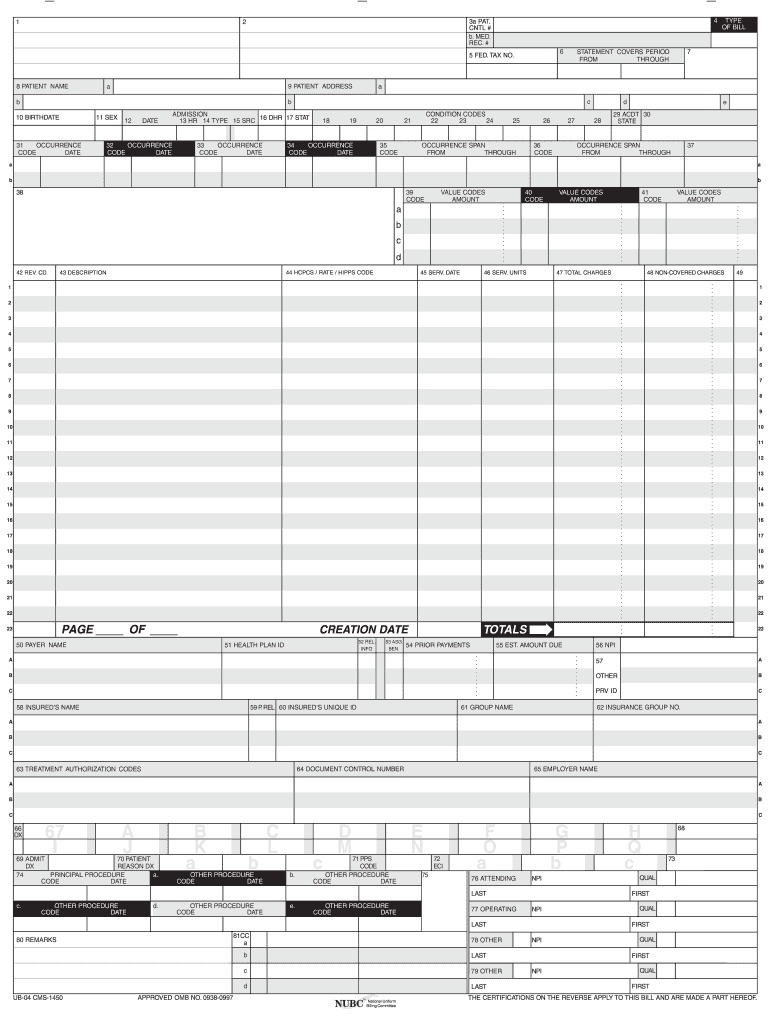
#> input picture photo_crop/ub04_form.jpeg, 770 x 1024 px
$ python crop.py
#> lines starting #> are read from the running program, lines starting #| are printed output that depends on the picture
import cv2

# open the image
image = cv2.imread('ub04_form.jpeg')
#> image is the input picture: shape (1024, 770, 3); mean B, G, R 235.2, 235.3, 234.9

#resize image
new_width = 770
new_height = 1024
image = cv2.resize(image, (new_width, new_height), interpolation=cv2.INTER_LINEAR)

# Define the cropping region
# Format: (startY:endY, startX:endX)
# Example values: x, y (top-left corner), w (width), h (height)

# Patient Info 1(field 1)
x, y, w, h = 12, 17, 240, 80
patient_info1 = image[y:h, x:w]

# Patient Info 2(field 2)
x, y, w, h = 240, 17, 465, 80
patient_info2 = image[y:h, x:w]

# Patient CNTL num (field 3a)
x, y, w, h = 493, 17, 709, 32
CNTL_num = image[y:h, x:w]

# Med Rec Num (field 3b)
x, y, w, h = 493, 30, 711, 47
med_rec_num = image[y:h, x:w]

# type of bill (field 4)
x, y, w, h = 711, 32, 755, 47
patient_info = image[y:h, x:w]

# Fed tax NO (field 5)
x, y, w, h = 466, 62, 560, 80
fed_tax_num = image[y:h, x:w]

# Statement Period (field 6)
x, y, w, h = 560, 64, 683, 77
statement_period = image[y:h, x:w]

# Patient Name (field 8)
x, y, w, h = 13, 79, 285, 108
patient_name = image[y:h, x:w]

# Patient Address (field 9)
x, y, w, h = 285, 76, 759, 108
patient_address = image[y:h, x:w]

# Patient birthdate (field 10)
x, y, w, h = 12, 125, 95, 140
patient_birthdate = image[y:h, x:w]

# Patient sex (field 11)
x, y, w, h = 95, 125, 122, 140
patient_sex = image[y:h, x:w]

# Patient Admission (field 12, 13, 14, 15)
x, y, w, h = 122, 125, 258, 139
patient_admission = image[y:h, x:w]

# Patient DHR (field 16)
x, y, w, h = 258, 125, 285, 139
patient_dhr = image[y:h, x:w]

# Patient Stat (field 17)
x, y, w, h = 286, 125, 311, 139
patient_stat = image[y:h, x:w]

# Condition Codes (fields 18-28)
x, y, w, h = 313, 125, 611, 139
condition_codes = image[y:h, x:w]

# Patient Accident state (fields 29)
x, y, w, h = 612, 125, 640, 139
Patient_accident_state = image[y:h, x:w]

# Patient Occurence (code + date) (fields 31-34)
x, y, w, h = 14, 156, 375, 186
occurance = image[y:h, x:w]

# Patient occurance Span (code, from, through) (fields 35,36)
x, y, w, h = 376, 156, 683, 186
occurance_span = image[y:h, x:w]

# Patient value codes (code, amount) (39-41)
x, y, w, h = 404, 204, 757, 263
value_codes = image[y:h, x:w]

# Patient Services (rev co, desc, HCPCS/RATE, serv date, serv units, total charges, non covered charges) (fields 42-48)
x, y, w, h = 14, 281, 733, 619
patient_services = image[y:h, x:w]
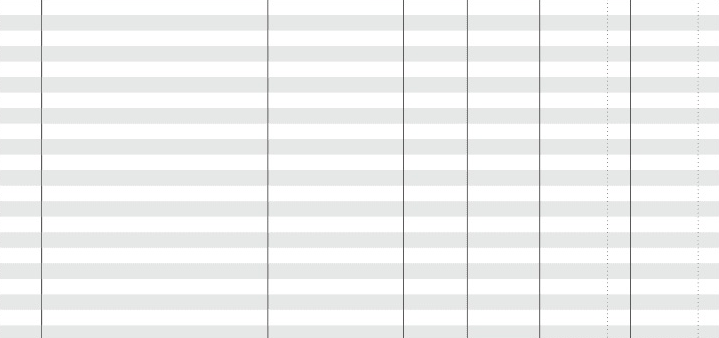
#> patient_services: shape (338, 719, 3); mean B, G, R 241.6, 242, 241.2

# Patient Services Info ( creation date, totals)
x, y, w, h = 414, 619, 733, 637
patient_info = image[y:h, x:w]

# Patient Payer Name (field 50)
x, y, w, h = 12, 652, 220, 700
payer_name = image[y:h, x:w]

# Patient Health Plan ID (field 51)
x, y, w, h = 221, 651, 357, 700
patient_info = image[y:h, x:w]

# Patient Health Plan ID rel_info (field 52)
x, y, w, h = 357, 651, 376, 700
rel_info = image[y:h, x:w]

# Patient Asg. Ben. (field 53)
x, y, w, h = 386, 651, 403, 700
asg_ben = image[y:h, x:w]

# Patient prior payments (field 54)
x, y, w, h = 403, 651, 493, 700
prior_payment = image[y:h, x:w]

# Patient est amt due (field 55)
x, y, w, h = 493, 651, 592, 700
est_amt_due = image[y:h, x:w]

# NPI (field 56)
x, y, w, h = 619, 637, 755, 654
npi = image[y:h, x:w]

# other pvd id (field 57)
x, y, w, h = 619, 651, 755, 700
other_pvd_id = image[y:h, x:w]

# insured names (field 58)
x, y, w, h = 14, 713, 250, 760
insured_names = image[y:h, x:w]

# p rel (field 59)
x, y, w, h = 250, 713, 277, 760
p_rel = image[y:h, x:w]

# insured unique id (field 60)
x, y, w, h = 277, 713, 454, 760
npi = image[y:h, x:w]

# group name (field 61)
x, y, w, h = 454, 713, 593, 760
group_name = image[y:h, x:w]

# Insurance group num (field 62)
x, y, w, h = 593, 713, 755, 760
insurance_num = image[y:h, x:w]

# Treatment authorization codes (field 63)
x, y, w, h = 14, 776, 293, 822
treatment_auth_codes = image[y:h, x:w]

# document control number (field 64)
x, y, w, h = 293, 776, 530, 822
control_num = image[y:h, x:w]

# employer name (field 65)
x, y, w, h = 530, 776, 755, 822
employer_name = image[y:h, x:w]
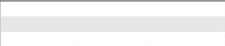
#> employer_name: shape (46, 225, 3); mean B, G, R 242.6, 242.9, 242.2

# DX (field 66,67)
x, y, w, h = 14, 822, 676, 854
dx = image[y:h, x:w]
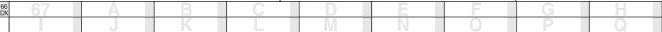
#> dx: shape (32, 662, 3); mean B, G, R 238, 238, 237.9

# admit DX (field 69)
x, y, w, h = 49, 855, 115, 870
admit_dx = image[y:h, x:w]

# patient reason DX (field 70)
x, y, w, h = 161, 854, 350, 870
reason_dx = image[y:h, x:w]

# pps code (field 71)
x, y, w, h = 387, 854, 430, 870
pps_code = image[y:h, x:w]

# ECI (field 72)
x, y, w, h = 450, 854, 666, 870
eci = image[y:h, x:w]

# principal procedue (code, date) (field 74)
x, y, w, h = 14, 885, 420, 930
principle_procedure = image[y:h, x:w]
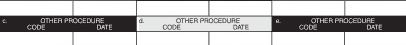
#> principle_procedure: shape (45, 406, 3); mean B, G, R 192.9, 192.6, 193.5

# attending info (NPI, qual, name) (field 76)
x, y, w, h = 467, 870, 755, 900
attending_info = image[y:h, x:w]

# operating info (NPI, qual, name) (field 77)
x, y, w, h = 467, 900, 755, 930
operating_info = image[y:h, x:w]

# other staff info (NPI, qual, name) (field 78)
x, y, w, h = 467, 930, 755, 960
other_info1 = image[y:h, x:w]

# other staff info (NPI, qual, name) (field 79)
x, y, w, h = 467, 960, 755, 990
other_info2 = image[y:h, x:w]
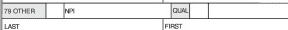
#> other_info2: shape (30, 288, 3); mean B, G, R 234.6, 234.5, 234.7

# Remarks (field 80)
x, y, w, h = 14, 950, 228, 992
remarks = image[y:h, x:w]
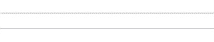
#> remarks: shape (42, 214, 3); mean B, G, R 252.5, 252.4, 252.4

# CC Info (field 81)
x, y, w, h = 250, 931, 465, 994
cc_info = image[y:h, x:w]
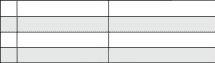
#> cc_info: shape (63, 215, 3); mean B, G, R 229.6, 229.9, 229.3

# Optional: Display the cropped image
# cv2.imshow('Cropped Image', cc_info)
# cv2.waitKey(0)  # Wait for a key press to close the image window
# cv2.destroyAllWindows()
